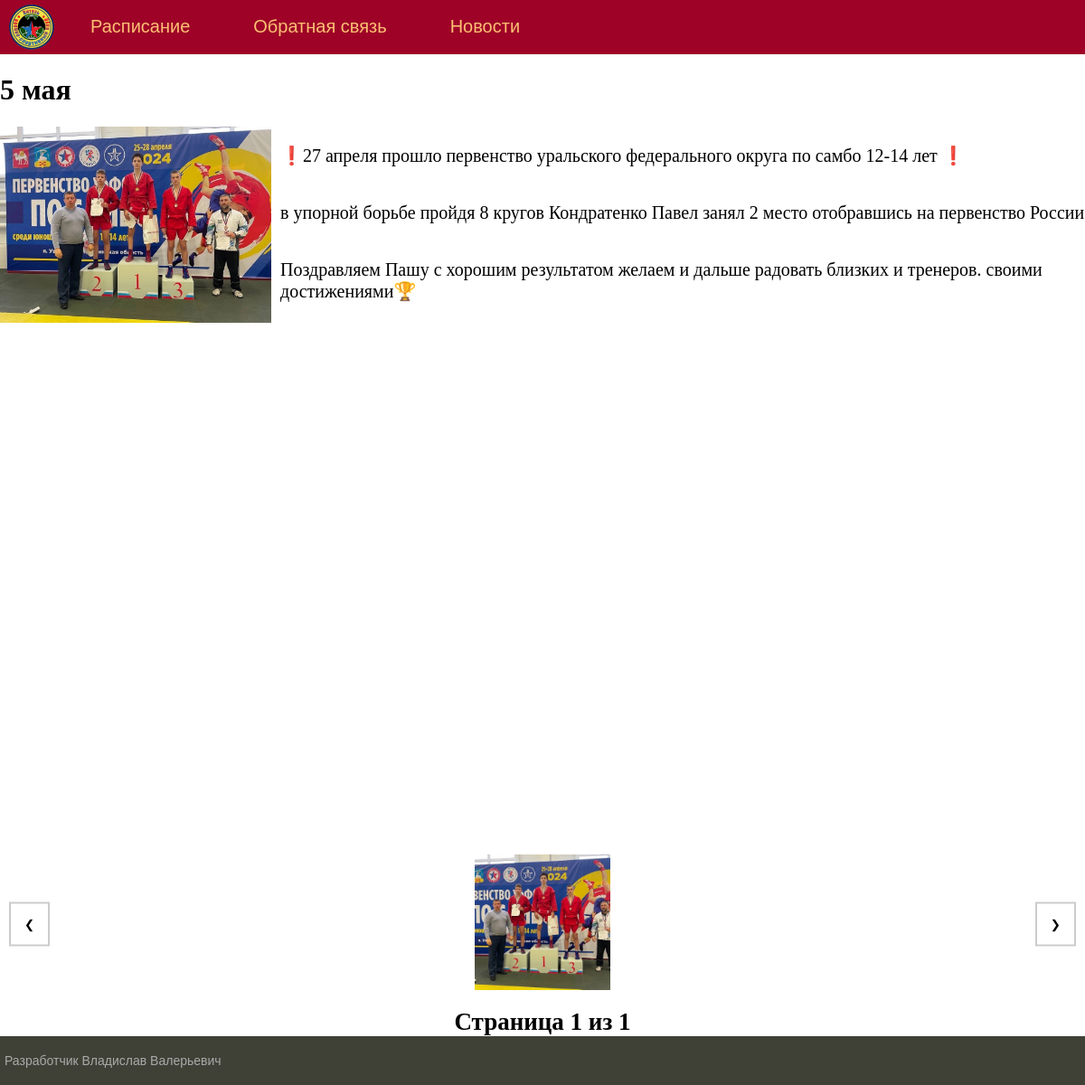
Screenshot of /post/3/ with the database file from the repository.
### club/models.py (models this page shows, shortened)
class News(models.Model):
    title = models.CharField(max_length=255, verbose_name="Заголовок")
    content = models.TextField(blank=True, verbose_name="Содержание")
    time_create = models.DateTimeField(auto_now_add=True, verbose_name='Дата создания')
    is_published = models.BooleanField(default=True, verbose_name="Публикация")
    class Meta:
        verbose_name = 'Новости'
        verbose_name_plural = 'Новости'
        ordering = ['-time_create', 'title']

class Photo(models.Model):
    name = models.ForeignKey('News', related_name='photos', on_delete=models.CASCADE, verbose_name='Новость')
    photo = models.ImageField(upload_to="photos/%Y/%m/%d/", verbose_name="Фото")
    class Meta:
        verbose_name = 'Фото'
        verbose_name_plural = 'Фото'
        ordering = ['name']

### club/views.py (the view)
# urls.py: path('post/<int:id>/', ShowPost.as_view(), name='post'),
class ShowPost(DataMixin, DetailView):
    model = News
    template_name = 'club/post.html'
    pk_url_kwarg = 'id'
    context_object_name = 'post'
    def get_context_data(self, *, object_list=None, **kwargs):
        context = super().get_context_data(**kwargs)
        c_def = self.get_user_context(title=context["post"])
        return dict(list(context.items()) + list(c_def.items()))

### club/utils.py (called while the page is built)
    def get_user_context(self, **kwargs):
        context = kwargs
        user_menu = menu.copy()
        context['menu'] = user_menu
        if 'cat_selected' not in context:
            context['cat_selected'] = 0
        return context

### club/templates/club/post.html (shortened to what this page needs)
{% extends 'club/base.html' %}
{% block content %}
{% load static %}
<link href="{% static 'club/css/lightbox.css' %}" rel="stylesheet" />
<h1>{{ post.title }}</h1>
{% if post.photos.exists %}
<p><img class="img-article-left" src="{{ post.photos.first.photo.url }}" alt="{{ post.title }}"></p>
{% endif %}
<div class="container">
{{ post.content|linebreaks }}
</div>
{% if post.photos.exists %}
<div class="gallery-container">
    <button class="nav-button prev" onclick="moveSlide(-1)">&#10094;</button>
    <div class="gallery">
        {% for p in post.photos.all %}
            <a href="{{ p.photo.url }}" data-lightbox="{{ post.title }}" data-title="{{ post.title }}">
                <img src="{{ p.photo.url }}" alt="Фото {{ forloop.counter }}">
            </a>
        {% endfor %}
    </div>
    <button class="nav-button next" onclick="moveSlide(1)">&#10095;</button>
</div>
<div class="page-info" id="page-info"></div>
{% endif %}
{% endblock %}

### club/static/club/css/styles.css (style rules this page uses)
.page-info { text-align: center; font-size: 27px; font-weight: bold; margin-top: 10px; }
html, body { font-family: 'Arial'; margin: 0; padding: 0; height: 100%; width: 100%; color: #444; }
.container { display: flex; flex-direction: column; min-height: 100vh; }
.gallery img { width: 150px; height: auto; margin: 5px; }
a { color: #0059b2; text-decoration: none; }
img { max-width: 600px; height: auto; }
img.img-article-left { max-width: 300px; height: auto; float: left; padding: 0 10px 10px 0; }
.content-text h1 { font-size: 32px; }

### rows the page displays
News: title "5 мая", photos.first.photo (picture), content "❗27 апреля прошло первенство уральского федерального округа по самбо 12-14 лет ❗ в упорной борьбе пройдя 8 кругов Кондратенко Павел занял 2 место отобравшись на первенство России Поздравляем Пашу с хорошим результатом желаем и дальше радовать близких и тренеров. своими достижениями🏆"
Photo: photo (picture)

### other values shown
{{ m.title }} "Расписание" "Обратная связь" "Новости"
